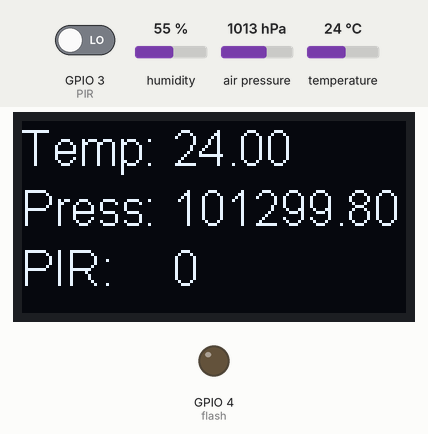
A sketch run on a simulated ESP32. Parts: 128×64 one-colour display, output pins drawn as LEDs (lit = HIGH). Wiring (inferred from the names in the program): BME280 sensor at I2C address 0x76. The test bench sets the inputs (shaded band); at power-on: GPIO 3 (PIR) LOW, air pressure 1013 hPa, temperature 24 °C, humidity 55 %. What the sketch prints to the serial monitor is not drawn.

Above: at 1.4 s.
1.5 s: GPIO 3 (PIR) driven HIGH
At 3.0 s:
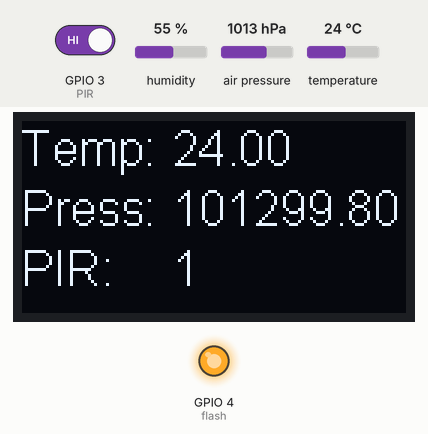
4.7 s: air pressure set to 952 hPa
At 5.7 s:
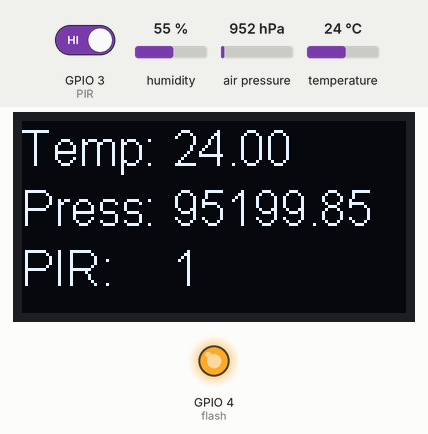
7.4 s: GPIO 3 (PIR) driven LOW
At 8.4 s:
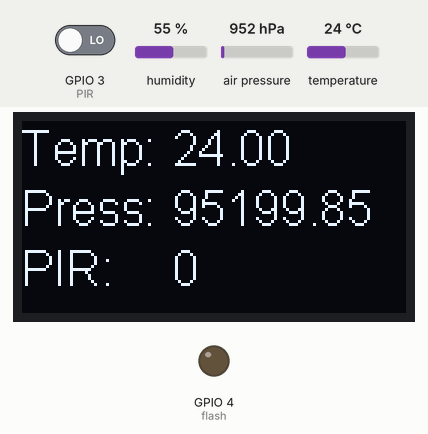
11.2 s: temperature set to 12 °C
At 12.8 s:
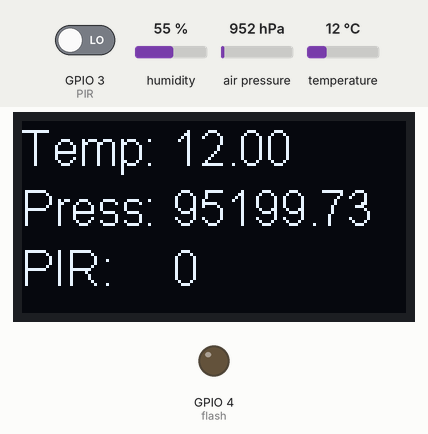
13.6 s: air pressure set to 975 hPa
At 14.5 s:
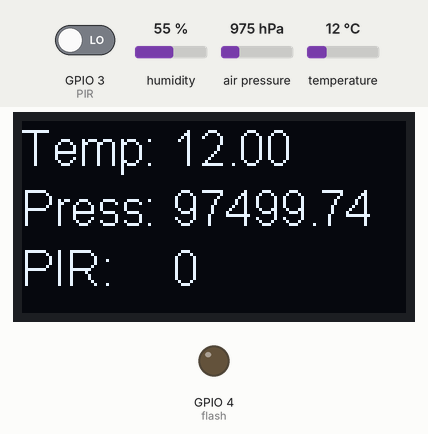
15.4 s: temperature set to 19 °C
At 16.3 s:
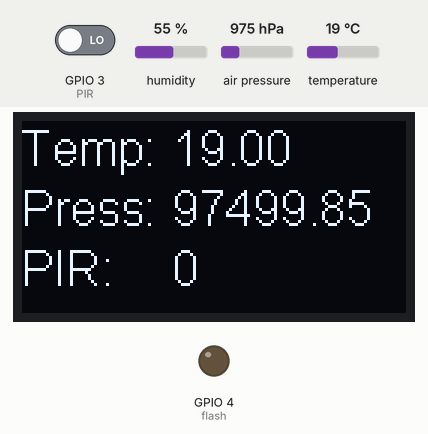
Timing chart, 0 to 18.2 s (numbered marks = the images above; inputs shaded):
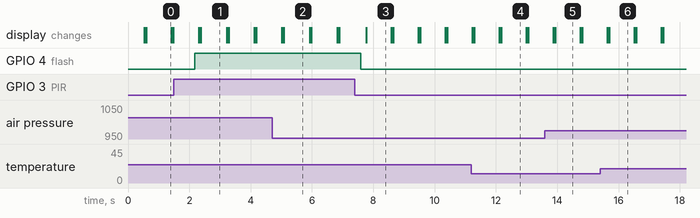

Measured:
- after the input at 1.5 s, GPIO 4 (flash): LOW → HIGH after 0.68 s
- after the input at 4.7 s, the display: first differs from a run without the input after 0.38 s (image 2)
- after the input at 7.4 s, GPIO 4 (flash): HIGH → LOW after 0.19 s; the display: changes after 0.37 s (image 3)
- after the input at 11.2 s, the display: first differs from a run without the input after 0.98 s (image 4)
- after the input at 13.6 s, the display: first differs from a run without the input after 0.34 s (image 5)
- after the input at 15.4 s, the display: first differs from a run without the input after 0.30 s (image 6)
- what the display in image 0 shows lasts 0.8 s, from 0.6 s to 1.4 s

The sketch:

T1.1-BMP280-PIR-OLED.ino
```cpp
#include <Arduino.h>
#include <Wire.h>
#include <BMx280I2C.h>

#include "SSD1306Wire.h"        // legacy: #include "SSD1306.h"
SSD1306Wire display(0x3c, 15, 13);

BMx280I2C bmx280(0x76);

#define flash 4
#define PIR 3

void setup() {
  // put your setup code here, to run once:
  Serial.begin(115200);

  while (!Serial);
  Wire.begin(15, 13);

  //begin() checks the Interface, reads the sensor ID (to differentiate between BMP280 and BME280)
  //and reads compensation parameters.
  if (!bmx280.begin())
  {
    Serial.println("begin() failed. check your BMx280 Interface and I2C Address.");
    while (1);
  }

  if (bmx280.isBME280())
    Serial.println("sensor is a BME280");
  else
    Serial.println("sensor is a BMP280");

  //reset sensor to default parameters.

  bmx280.resetToDefaults();
  bmx280.writeOversamplingPressure(BMx280MI::OSRS_P_x16);
  bmx280.writeOversamplingTemperature(BMx280MI::OSRS_T_x16);
  delay(100);

  Serial.println("sensor setup is done");

  pinMode(flash, OUTPUT);
  pinMode(PIR, INPUT_PULLDOWN);
  // analogReadResolution(12);
  delay(100);
}

void loop() {

  delay(100);

  //start a measurement
  if (!bmx280.measure())
  {
    Serial.println("could not start measurement, is a measurement already running?");
    return;
  }

  //wait for the measurement to finish
  do
  {
    delay(100);
  } while (!bmx280.hasValue());

  Serial.println("Measurement is done");

  double pres = bmx280.getPressure64();
  float temp = bmx280.getTemperature();

  int ValuePIR = digitalRead(PIR);


  Serial.print("  Pressure (64 bit): "); Serial.print(pres);
  Serial.print("  Temperature: "); Serial.print(temp);
  Serial.print("PIR: "); Serial.println(ValuePIR);

  if (ValuePIR == HIGH) {
    digitalWrite(flash, HIGH);
    delay(20); // make a photo for 2 seconds freeze
  } else {
    // turn LED off:
    digitalWrite(flash, LOW);
  }
  delay(100);        // delay in between reads for stability

  display.init();
  delay(50);
  display.clear();
  display.setTextAlignment(TEXT_ALIGN_LEFT);

  display.setFont(ArialMT_Plain_16);
  display.drawString(0, 0, "Temp: ");
  display.drawString(50, 0, String(temp));

  display.setFont(ArialMT_Plain_16);
  display.drawString(0, 20, "Press: ");
  display.drawString(50, 20, String(pres));

  display.setFont(ArialMT_Plain_16);
  display.drawString(0, 40, "PIR: ");
  display.drawString(50, 40, String(ValuePIR));

  display.display();
  delay(500);
}
```
